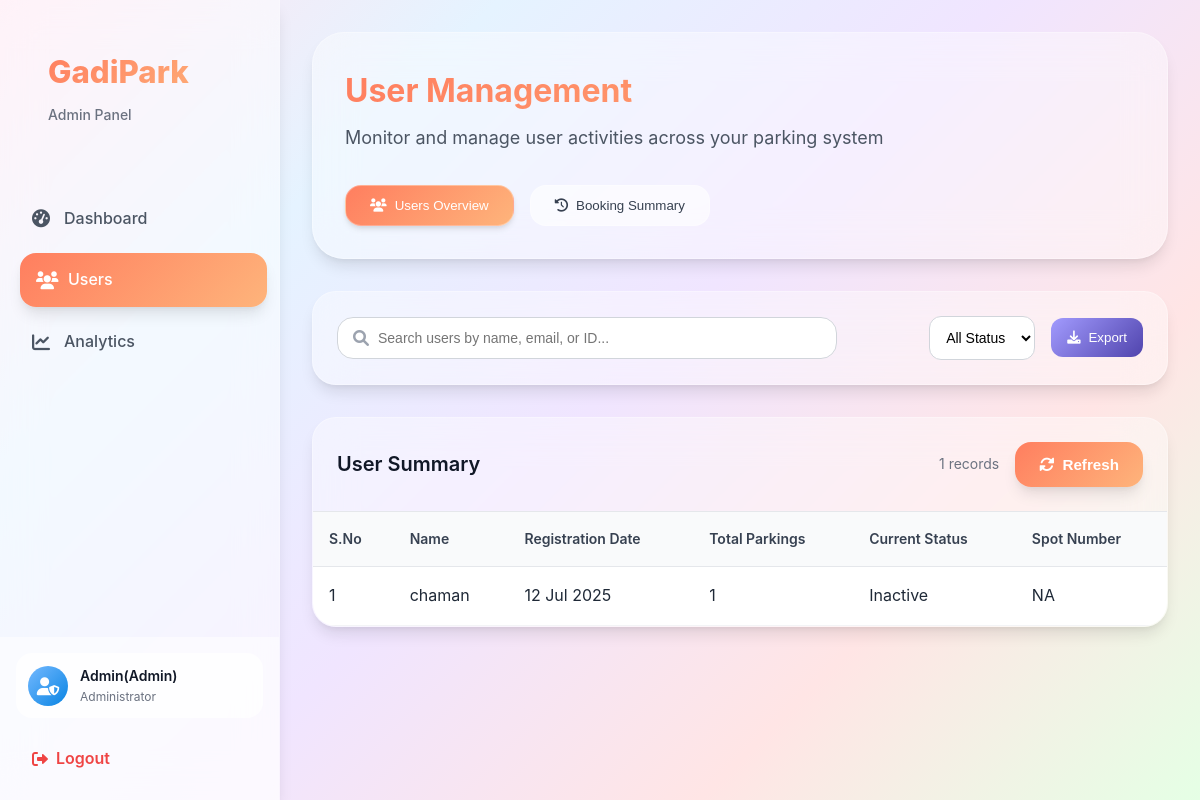
Before: /users_summery (signed in) with the older database file.
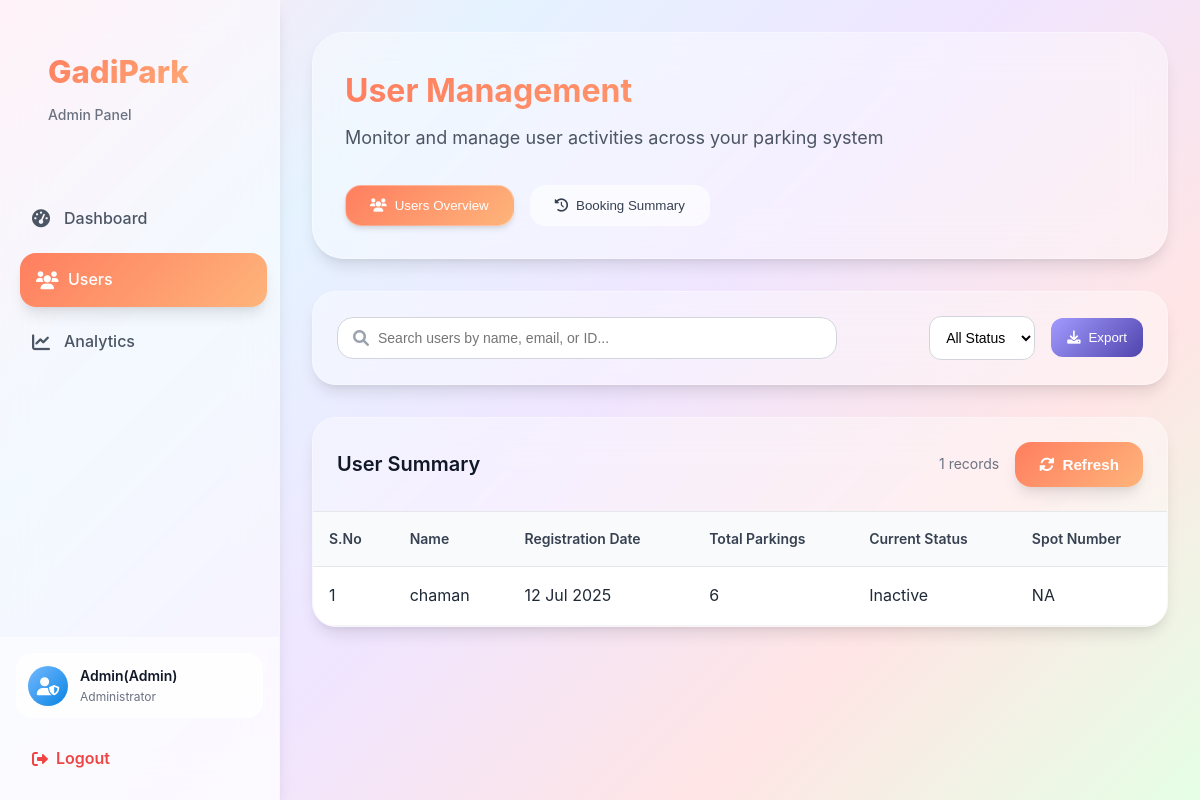
After: the same page with the newer database file.
### models/user.py (models this page shows, shortened)
class User(db.Model):
    __tablename__ = 'users'
    id=db.Column(db.Integer,primary_key=True)
    username=db.Column(db.String(80),unique=True,nullable=False)
    password_hash=db.Column(db.String(128),nullable=False)
    full_name=db.Column(db.String(80),nullable=True)
    is_admin=db.Column(db.Boolean,default=False)
    wallet_balance=db.Column(db.Float,default=0.00)
    total_parkings=db.Column(db.Integer,default=0)
    total_spendings=db.Column(db.Float,default=0)
    registration_date=db.Column(db.DateTime,default=db.func.current_timestamp())

### routes/admin.py (the view)
@admin_bp.route('/users_summery')
@login_required
@admin_required
def users_summery():
    user=User.query.get(session.get('user_id'))
    users= User.query.all()
    history= History.query.all()
    bookings=Booking.query.all()
    spots=ParkingSpot.query.all()
    lots=ParkingLot.query.all()
    return render_template('users_summery.html',users=users,history=history,bookings=bookings,spots=spots,user=user,lots=lots)

### Templates/users_summery.html (shortened to what the changed rows need)
{% extends "base.html" %}
{% block style %}
<link rel="stylesheet" href="{{url_for('static',filename='css/base.css')}}">
<link rel="stylesheet" href="{{url_for('static',filename='css/user_summery.css')}}">
<link rel="stylesheet" href="https://cdnjs.cloudflare.com/ajax/libs/font-awesome/6.0.0/css/all.min.css">
{% endblock %}
{% block content %}
{% include "admin_sidebar.html" %}
<div class="content">
    <div class="page-header bg">
        <div class="header-content">
            <h1>User Management</h1>
        </div>
    </div>
    <div class="users  ">
        {% if not users %}
        <div class="empty-state ">
            <div class="empty-icon">
                <i class="fas fa-history"></i>
            </div>
            <h3>No User History</h3>
        </div>
        {% else %}
        <div class="table-container">
            <div class="table-wrapper">
                <table class="table">
                    <thead>
                        <tr>
                            <th>S.No</th>
                            <th>Name</th>
                            <th>Registration Date</th>
                            <th>Total Parkings</th>
                            <th>Current Status</th>
                            <th>Spot Number</th>
                        </tr>
                    </thead>
                    <tbody>
                        {% for user in users %}
                            {% if not user.is_admin %}
                                <tr class="row">
                                    <td>{{user.id-1}}</td>
                                    <td>{{ user.full_name }}</td>
                                    <td>{{ user.registration_date.strftime("%d %b %Y")}}</td>
                                    <td>{{ user.total_parkings  }}</td>
                                    {% set ns = namespace(has_booking=false, current_spot_number='NA') %}
                                    {%for booking in bookings %}
                                        {%if booking.user_id == user.id %}
                                            {% set ns.has_booking = true %}
                                            {%for spot in spots%}
                                                {% if spot.id == booking.spot_id %}
                                                    {% set ns.current_spot_number = spot.spot_number %}
                                                {% endif %}
                                            {%endfor%}
                                        {% endif %}
                                    {%endfor%}
                                    {%if ns.has_booking%}
                                        <td>Active</td>
                                        <td>{{ns.current_spot_number}}</td>
                                    {% else %}
                                        <td>Inactive</td>
                                        <td>NA</td>
                                    {%endif%}
                                </tr>
                            {% endif %}
                        {% endfor %}
                    </tbody>
                </table>
            </div>
        </div>
        {%endif%}
    </div>
</div>
{% endblock %}

Changed rows visible on the page:
changed User "chaman": total_parkings "1" → "6"
